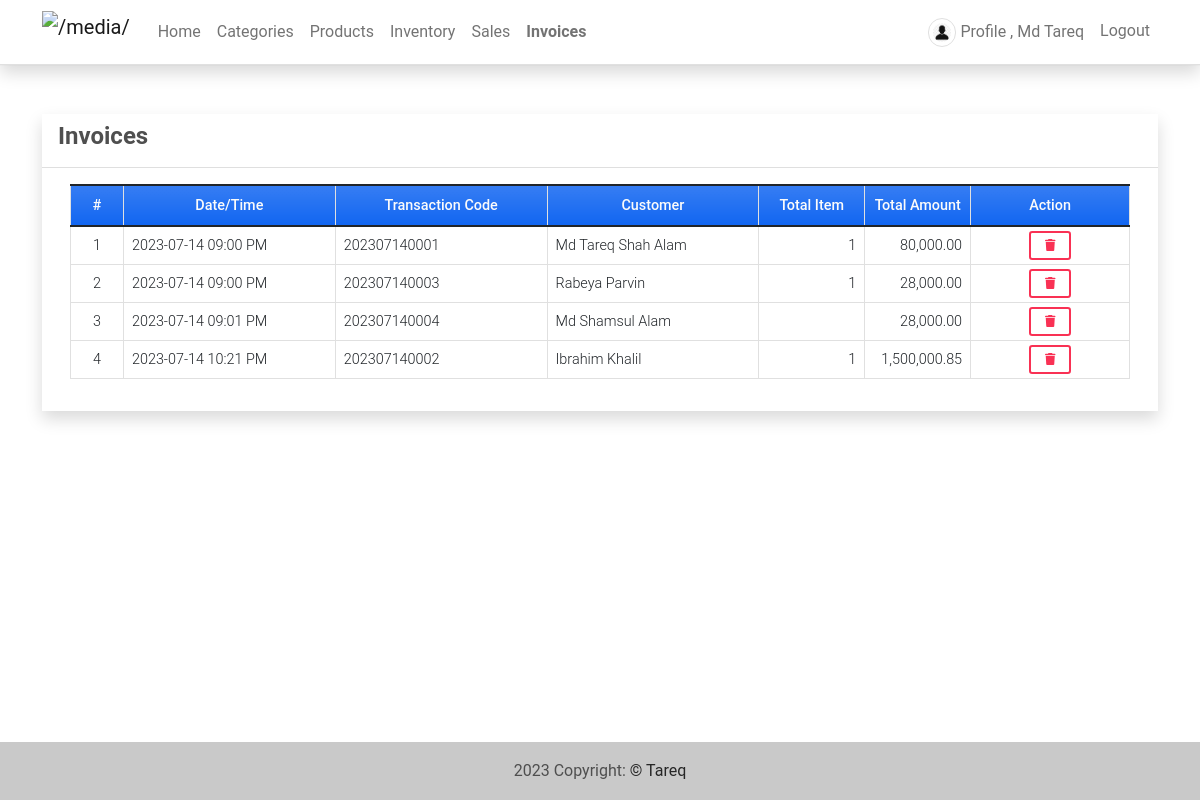
Page /invoices (signed in) on the committed database.
### imsApp/models.py (models this page shows, shortened)
class Invoice(models.Model):
    transaction = models.CharField(max_length = 250)
    customer = models.CharField(max_length = 250)
    total = models.FloatField(default= 0)
    date_created = models.DateTimeField(default=timezone.now)
    date_updated = models.DateTimeField(auto_now=True)
    def item_count(self):
        return Invoice_Item.objects.filter(invoice = self).aggregate(Sum('quantity'))['quantity__sum']

### imsApp/views.py (the view)
# urls.py: path('invoices',views.invoices,name='invoice-page'),
@login_required
def invoices(request):
    invoice =  Invoice.objects.all()
    context['page_title'] = 'Invoices'
    context['invoices'] = invoice
    return render(request, 'invoices.html', context)

### imsApp/templates/invoices.html (shortened to what this page needs)
{% extends 'base.html' %} {% load humanize %} {% block pageContent %}
<div class="col-lg-12 col-md-12 col-sm-12 col-xs-12">
    <div class="card card-default rounded-0 shadow ">
        <div class="card-header">
            <div class="d-flex w-100 align-items-center justify-content-between">
                <h4 class="card-title fw-bold">Invoices</h4>
            </div>
        </div>
        <div class="card-body">
            <div class="container-fluid">
                <table class="table table-bordered" id="invoice-list">
                    <colgroup>
                        <col width="5%">
                        <col width="20%">
                        <col width="20%">
                        <col width="20%">
                        <col width="10%">
                        <col width="10%">
                        <col width="15%">
                    </colgroup>
                    <thead>
                        <tr class="bg-gradient bg-primary bg-opacity-50 text-light">
                            <th class="px-2 py-2 text-center">#</th>
                            <th class="px-2 py-2 text-center">Date/Time</th>
                            <th class="px-2 py-2 text-center">Transaction Code</th>
                            <th class="px-2 py-2 text-center">Customer</th>
                            <th class="px-2 py-2 text-center">Total Item</th>
                            <th class="px-2 py-2 text-center">Total Amount</th>
                            <th class="px-2 py-2 text-center">Action</th>
                        </tr>
                    </thead>
                    <tbody>
                        {% for invoice in invoices %}
                        <tr>
                            <td class="px-2 py-1 align-middle text-center">{{ forloop.counter }}</td>
                            <td class="px-2 py-1 align-middle">{{ invoice.date_created|date:"Y-m-d h:i A" }}</td>
                            <td class="px-2 py-1 align-middle">{{ invoice.transaction }}</td>
                            <td class="px-2 py-1 align-middle">{{ invoice.customer }}</td>
                            <td class="px-2 py-1 align-middle text-end">{{ invoice.item_count|floatformat:0|intcomma }}</td>
                            <td class="px-2 py-1 align-middle text-end">{{ invoice.total|floatformat:2|intcomma }}</td>
                            <td class="px-2 py-1 align-middle text-center">
                                <button class="btn btn-outline-danger btn-sm delete-data" type="button" data-id="{{ invoice.pk }}" title="Delete">
                                    <i class="fa fa-trash"></i>
                                </button>
                            </td>
                        </tr>
                        {% endfor %}
                    </tbody>
                </table>
            </div>
        </div>
    </div>
</div>
{% endblock pageContent %}

### imsApp/templates/topNavigation.html (shortened to what this page needs)
{% load static %}
<header>
    <nav class="navbar navbar-expand-lg navbar-light bg-white fixed-top shadow border-bottom">
        <div class="container">
            <a class="navbar-brand" target="_blank" href="{% url 'home-page' %}">
                <img src="{{ MEDIA_URL }}/default/tareq.png" height="16" alt="{{ MEDIA_URL }}" loading="lazy" style="margin-top: -3px;" />
            </a>
            <div class="collapse navbar-collapse" id="navbarExample01">
                <ul class="navbar-nav me-auto mb-2 mb-lg-0" id="topNav">
                    {% if user.id %}
                    <li class="nav-item">
                        <a class="nav-link" aria-current="page" href="{% url 'home-page' %}">Home</a>
                    </li>
                    <li class="nav-item">
                        <a class="nav-link" aria-current="page" href="{% url 'category-page' %}">Categories</a>
                    </li>
                    <li class="nav-item">
                        <a class="nav-link" aria-current="page" href="{% url 'product-page' %}">Products</a>
                    </li>
                    <li class="nav-item">
                        <a class="nav-link" aria-current="page" href="{% url 'inventory-page' %}">Inventory</a>
                    </li>
                    <li class="nav-item">
                        <a class="nav-link" aria-current="page" href="{% url 'sales-page' %}">Sales</a>
                    </li>
                    <li class="nav-item">
                        <a class="nav-link" aria-current="page" href="{% url 'invoice-page' %}">Invoices</a>
                    </li>
                    {% endif %}
                </ul>
                <ul class="navbar-nav d-flex flex-row">
                    {% if user.id %} {% if user.profile.user_type == 1 %} {% endif %}
                    <li class="nav-item me-3 me-lg-0">
                        <a class="nav-link" href="{% url 'profile' %}">
                            <span class="me-1"><img src="{{ MEDIA_URL }}/default/avatar.png" alt="User Avatar" id="user-avatar" class="img-thumbnail rounded-circle"></span>Profile , {{ user.first_name }} {{user.last_name}}
                        </a>
                    </li>
                    <li class="nav-item me-3 me-lg-0">
                        <a class="nav-link" href="{% url 'logout' %}">Logout</a>
                    </li>
                    {% else %}
                    <li class="nav-item me-3 me-lg-0">
                        <a class="nav-link" href="{% url 'login' %}">Login</a>
                    </li>
                    {% endif %}
                </ul>
            </div>
        </div>
    </nav>
</header>

### static/assets/default/css/style.css (style rules this page uses)
html, body { height: 100%; width: 100%; max-height: 100%; overflow: auto; display: flex; flex-direction: column; }
body>header { flex-shrink: auto; }
#user-avatar { width: 1.8rem; height: 1.8rem; object-fit: scale-down; object-position: center center; }
.navbar-brand>img { height: 2em; }
.nav-item.active a.nav-link { font-weight: bolder !important; }

### rows in the picture
Invoice: date_created "2023-07-14 09:00 PM", transaction "202307140001", customer "Md Tareq Shah Alam", item_count "1", total "80,000.00"
Invoice: date_created "2023-07-14 09:00 PM", transaction "202307140003", customer "Rabeya Parvin", item_count "1", total "28,000.00"
Invoice: date_created "2023-07-14 09:01 PM", transaction "202307140004", customer "Md Shamsul Alam", total "28,000.00"
Invoice: date_created "2023-07-14 10:21 PM", transaction "202307140002", customer "Ibrahim Khalil", item_count "1", total "1,500,000.85"

### other values in the picture
{{ user.first_name }} "Md"
{{ user.last_name }} "Tareq"
